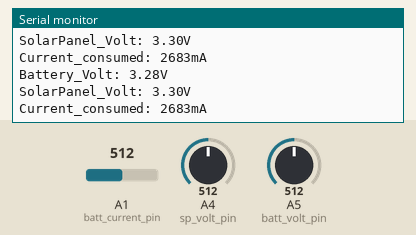
A sketch run on a simulated Arduino Uno, built with avr-gcc and run on an emulated ATmega328P. On the bench: the last lines printed to the serial monitor. The inputs (shaded band) are chosen by the test bench; at power-on: A1 (batt_current_pin) = 512, A4 (sp_volt_pin) = 512, A5 (batt_volt_pin) = 512.

Above: at 4.2 s.
4.3 s: A1 (batt_current_pin) set to 204
At 4.35 s:
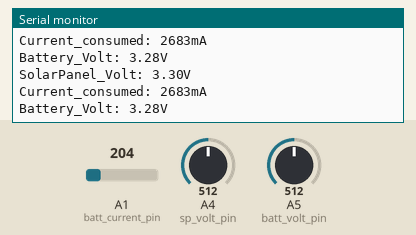
7.3 s: A1 (batt_current_pin) set to 181
At 7.39 s:
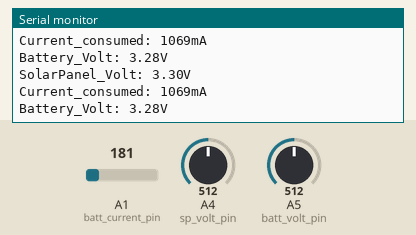
14.8 s: A1 (batt_current_pin) set to 3
At 14.91 s:
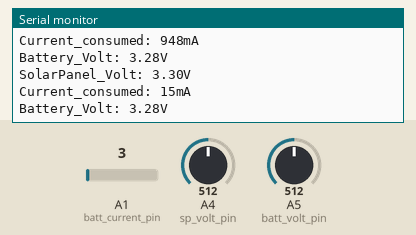
16.3 s: A1 (batt_current_pin) set to 0
At 16.61 s:
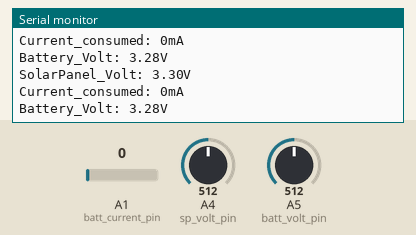
Timing chart, 0 to 19.3 s (numbered marks = the images above; inputs shaded):
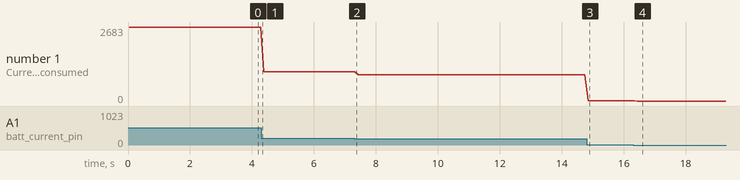

Measured:
- after the input at 14.8 s, the serial monitor: prints a new line after 0.05 s (image 3)
- after the input at 16.3 s, the serial monitor: prints a new line after 0.14 s (image 4)
- plotted number 1: 2683 → 1069 after the input at 4.3 s, 1069 → 948 after the input at 7.3 s, 948 → 15 after the input at 14.8 s, 15 → 0 after the input at 16.3 s

The sketch:

voltage_curretn__read.ino
```cpp
#define batt_volt_pin A5
#define sp_volt_pin A4
#define batt_current_pin A1
#define sp_current_pin  A0

float sp_volt = 0;
float sp_current = 0;
float batt_volt = 0;
int batt_current = 0;

void setup() {
  pinMode(sp_volt_pin, INPUT);
  pinMode(sp_current_pin, INPUT);
  pinMode(batt_volt_pin, INPUT);
  pinMode(batt_current_pin, INPUT);

  Serial.begin(9600);
}

void loop() {
  batt_volt = map(analogRead(batt_volt_pin), 0, 654, 0, 420)/100.0;
  Serial.print("Battery_Volt: ");
  Serial.print(batt_volt);
  Serial.println("V");
  sp_volt = map(analogRead(sp_volt_pin), 0, 930, 0, 600)/100.0;
  Serial.print("SolarPanel_Volt: ");
  Serial.print(sp_volt);
  Serial.println("V");
  batt_current = map(analogRead(batt_current_pin), 0, 954, 0, 5000);
  Serial.print("Current_consumed: ");
  Serial.print(batt_current);
  Serial.println("mA");
  Serial.println();
  delay(100);

}
```
